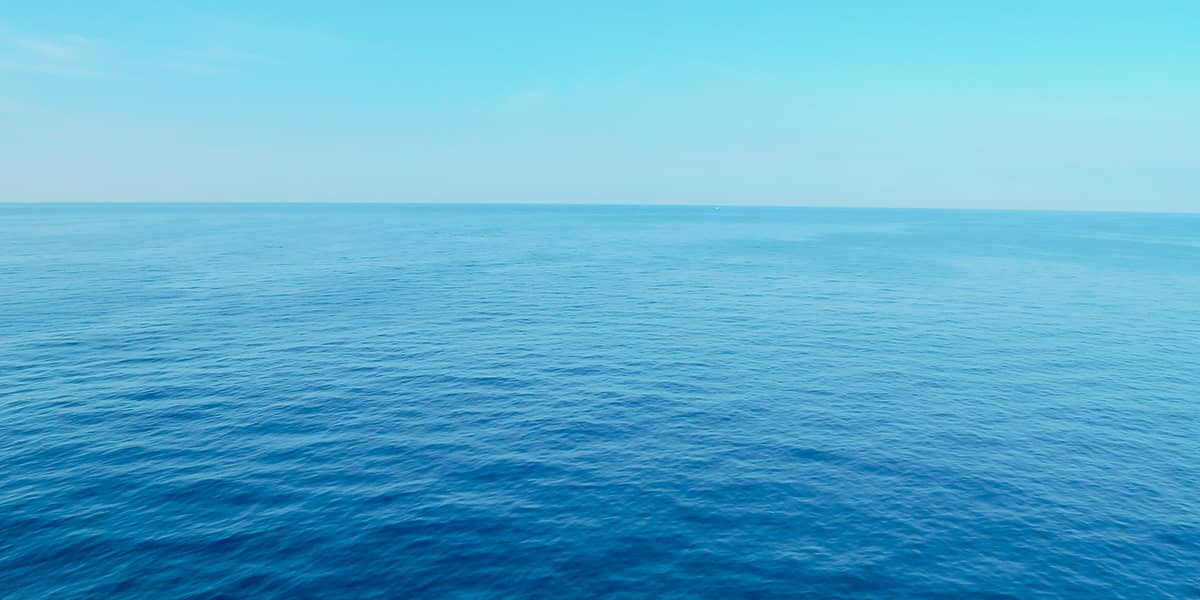
#> input picture Day07/test.jpg, 1200 x 600 px, found by its file name
$ python opencv_test02.py
#> lines starting #> are read from the running program, lines starting #| are printed output that depends on the picture
import cv2

# 01. Original Image
img = cv2.imread('./Day07/test.jpg')
#> img is the input picture: shape (600, 1200, 3); mean B, G, R 208.6, 175.1, 94.3
# cv2.imshow('Original', img)

# 02. Gray Image
# img = cv2.imread('./Day07/test.jpg', cv2.IMREAD_GRAYSCALE)
# cv2.imshow('Gray', img)

# 03. Resize Image
img_small = cv2.resize(img, (200, 90))
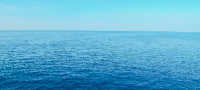
#> img_small: shape (90, 200, 3); mean B, G, R 208.7, 175.2, 94.4
# cv2.imshow('Small', img_small)

# 04. Add Gray Image Without Chagning Original
gray = cv2.cvtColor(img, cv2.COLOR_BGR2GRAY)
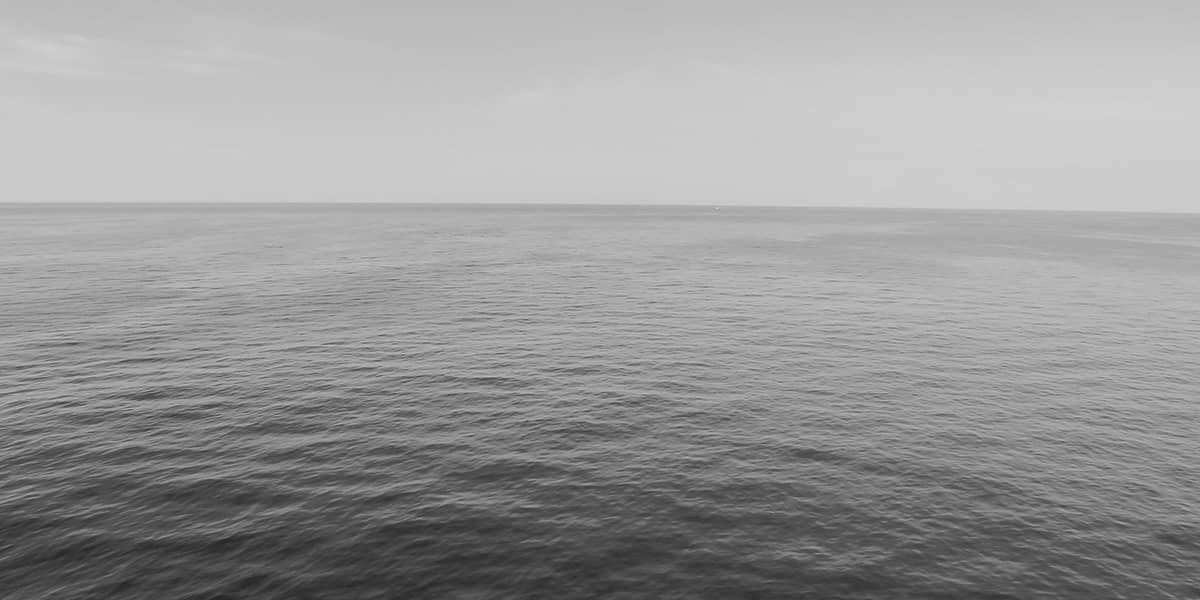
#> gray: shape (600, 1200); min 34, max 210, mean 154.8
# cv2.imshow('Original', img)
# cv2.imshow('Gray', gray)

# 05. Cut Image
height, width, channel = img.shape
#> height = 600; width = 1200; channel = 3
# print(height, width, channel)
img_crop = img[:, :int(width/2)]
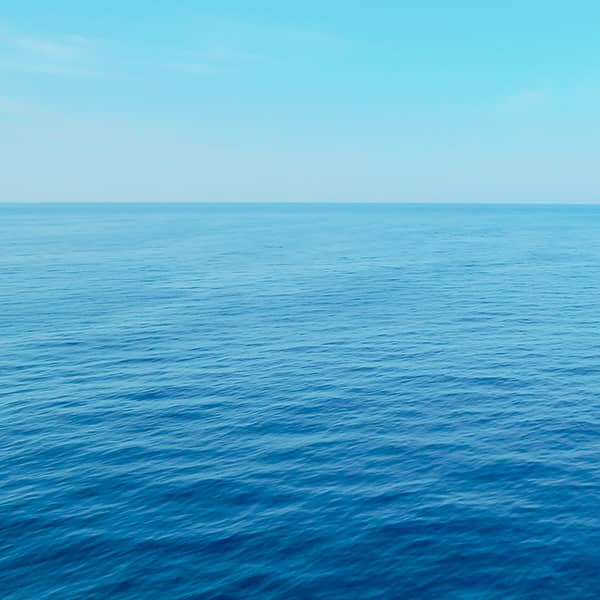
#> img_crop: shape (600, 600, 3); mean B, G, R 204.1, 169.4, 90.1
gray_crop = gray[:, :int(width/2)]
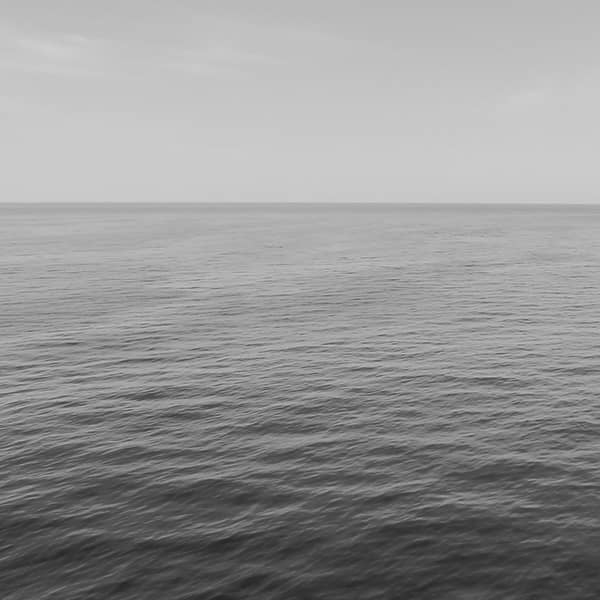
#> gray_crop: shape (600, 600); min 34, max 206, mean 149.6
# cv2.imshow('Original_half', img_crop)
# cv2.imshow('Gray_half', gray_crop)

# 06. Blur Image
img_blur = cv2.blur(img_crop, (10,10)) # more num more blur
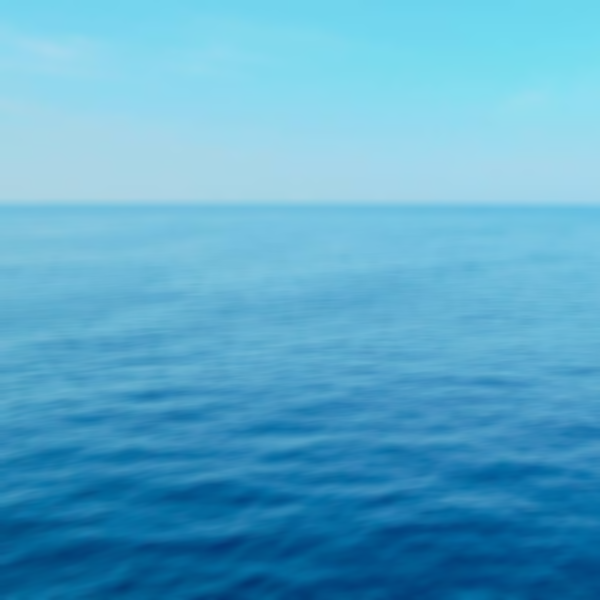
#> img_blur: shape (600, 600, 3); mean B, G, R 204.2, 169.5, 90.2
cv2.imshow('Blur half',img_blur)


cv2.waitKey(0)
cv2.destroyAllWindows()
